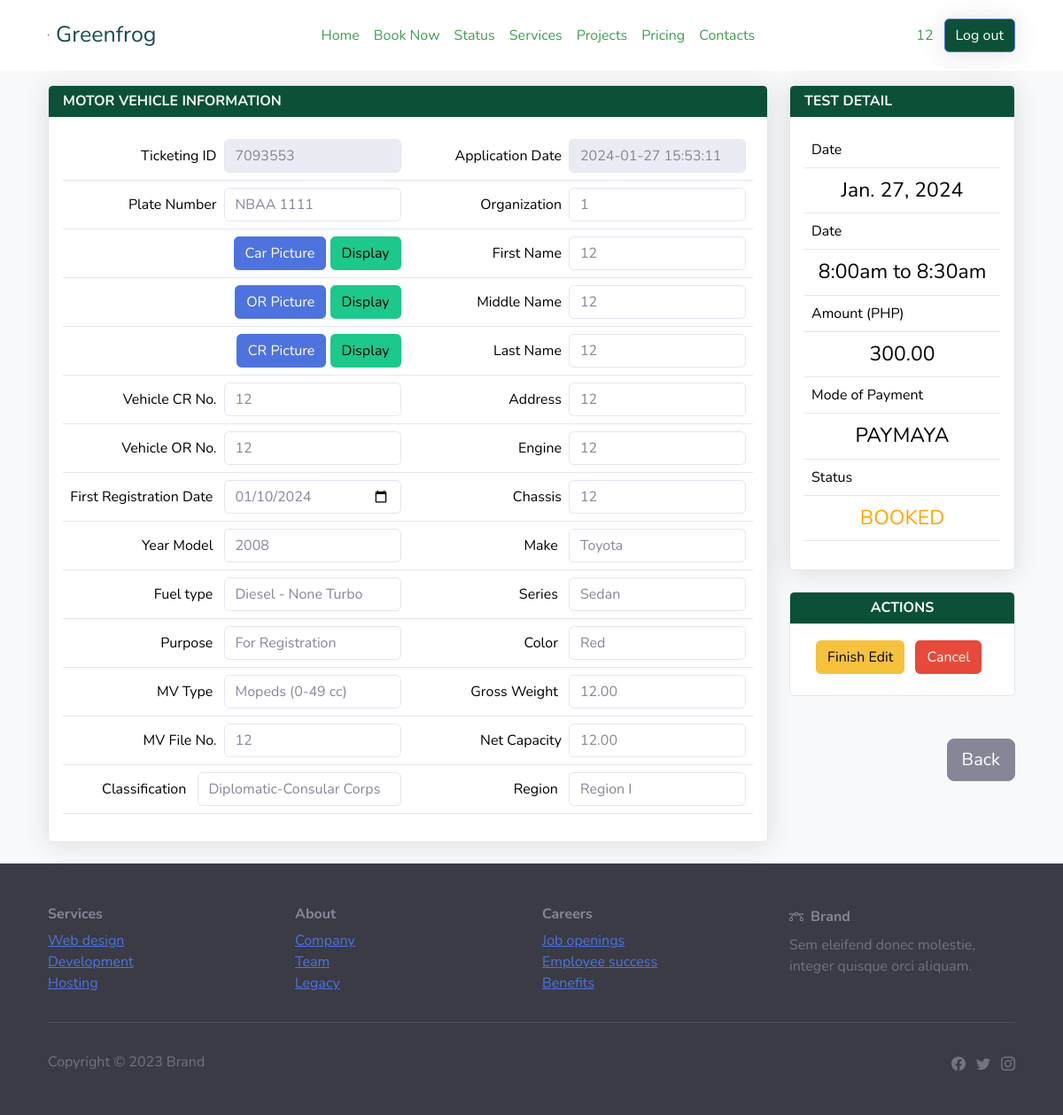
/edit-booking.php?id=1 (signed in), run on the app's committed database.
### tables this page shows
CREATE TABLE `car_emission` (
  `id` int(11) NOT NULL,
  `event_id` int(11) NOT NULL,
  `user_id` int(11) NOT NULL,
  `plate_number` varchar(20) NOT NULL,
  `customer_email` varchar(255) NOT NULL,
  `customer_first_name` varchar(255) NOT NULL,
  `customer_middle_name` varchar(255) DEFAULT NULL,
  `customer_last_name` varchar(255) NOT NULL,
  `address` varchar(255) DEFAULT NULL,
  `status` varchar(20) NOT NULL,
  `app_date` datetime DEFAULT NULL,
  `vehicle_cr_no` varchar(50) DEFAULT NULL,
  `vehicle_or_no` varchar(50) DEFAULT NULL,
  `first_reg_date` date DEFAULT NULL,
  `year_model` varchar(10) DEFAULT NULL,
  `fuel_type` varchar(50) DEFAULT NULL,
  `purpose` varchar(50) DEFAULT NULL,
  `mv_type` varchar(50) DEFAULT NULL,
  `region` varchar(50) DEFAULT NULL,
  `mv_file_no` varchar(50) DEFAULT NULL,
  `classification` varchar(50) DEFAULT NULL,
  `payment_date` datetime DEFAULT NULL,
  `petc_or` varchar(50) DEFAULT NULL,
  `amount` decimal(10,2) DEFAULT NULL,
  `organization` varchar(100) DEFAULT NULL,
  `engine` varchar(50) DEFAULT NULL,
  `chassis` varchar(50) DEFAULT NULL,
  `make` varchar(50) DEFAULT NULL,
  `series` varchar(50) DEFAULT NULL,
  `color` varchar(50) DEFAULT NULL,
  `gross_weight` decimal(10,2) DEFAULT NULL,
  `net_capacity` decimal(10,2) DEFAULT NULL,
  `cec_number` varchar(50) DEFAULT NULL,
  `mvect_operator` varchar(50) DEFAULT NULL,
  `car_picture` varchar(255) NOT NULL,
  `paymentMethod` varchar(50) NOT NULL,
  `paymentStatus` varchar(50) NOT NULL,
  `ticketing_id` varchar(20) NOT NULL,
  `reference_number` varchar(50) DEFAULT NULL,
  `date_tested` datetime DEFAULT NULL,
  `smurf_admin_id` int(11) DEFAULT NULL,
  `payAmount1` varchar(250) DEFAULT NULL,
  `receipt1` varchar(255) DEFAULT NULL,
  `reference1` varchar(50) DEFAULT NULL,
  `paymentlock1` int(11) NOT NULL DEFAULT 0
);

CREATE TABLE `schedule_list` (
  `id` int(30) NOT NULL,
  `title` text NOT NULL,
  `description` text NOT NULL,
  `qty_of_person` int(23) NOT NULL,
  `reserve_count` int(23) NOT NULL DEFAULT 0,
  `price_3` decimal(10,2) NOT NULL DEFAULT 0.00,
  `price_2` decimal(10,2) NOT NULL,
  `price_1` decimal(10,2) NOT NULL DEFAULT 0.00,
  `start_datetime` datetime NOT NULL,
  `end_datetime` datetime DEFAULT NULL,
  `availability` varchar(10) NOT NULL DEFAULT 'available'
);

### edit-booking.php (the view, shortened to what the rows shown need)
<?php
include("connect/connection.php");
if (isset($_GET['id'])) {
    $bookingId = $_GET['id'];
    $bookingQuery = $connect->prepare("SELECT ce.*, sl.price_1, sl.price_2, sl.price_3 FROM car_emission ce
                                      INNER JOIN schedule_list sl ON ce.event_id = sl.id
                                      WHERE ce.id = ?");
    $bookingQuery->bind_param("i", $bookingId);
    $bookingQuery->execute();
    $bookingResult = $bookingQuery->get_result();
    $bookingDetails = $bookingResult->fetch_assoc();
     $event_id = $bookingDetails['event_id'];
     $scheduleQuery = $connect->prepare("SELECT * FROM schedule_list WHERE id = ?");
     $scheduleQuery->bind_param("i", $event_id);
     $scheduleQuery->execute();
     $scheduleResult = $scheduleQuery->get_result();
     $scheduleDetails = $scheduleResult->fetch_assoc();
     $userName = $bookingDetails['customer_first_name'];
} else {
    header('Location: schedule-status.php');
    exit();
}
?>
<!DOCTYPE html>
<html data-bs-theme="light" lang="en">
<head>
    <link rel="stylesheet" href="admin/assets/bootstrap/css/bootstrap.min.css">
</head>
<body style=" background-color: #f8f9fa;">
  <?php include 'partials/nav.php'?>
    <div class="container mt-3">
                    <form    method="POST"  name="bookingForm">
                    <div class="row">
                    <div class="col-12 col-md-8 col-lg-9 mx-auto">
    <div class="card shadow mb-4">
                                <div class="card-body">
                                    <div class="table-responsive">
                                        <table class="table">
                                            <tbody>
                                                <tr>
   <td class="text-end" style="vertical-align: middle;">Ticketing ID<input id="ticketingId" class="form-control" style="max-width: 200px; display: inline-block; margin-left: 8px;" value="<?php echo $bookingDetails['ticketing_id']; ?>" type="text" readonly disabled></td>
   <td class="text-end" style="vertical-align: middle;">Application Date<input id="appDate" class="form-control" style="max-width: 200px; display: inline-block; margin-left: 8px;" value="<?php echo $bookingDetails['app_date']; ?>" type="text" readonly disabled></td>
   </tr>
                                            <tr>
                                            <td class="text-end" type="text" style="width: 200px;">Plate Number<input id="plateNumber" class="form-control" style="max-width: 200px; display: inline-block; margin-left: 8px;"  value="<?php echo $bookingDetails['plate_number']; ?>"  ></td>
                                                    <td class="text-end" style="width: 200px;">Organization<input id="organizationInput" type="text" class="form-control" style="max-width: 200px; display: inline-block; margin-left: 8px;" value="<?php echo $bookingDetails['organization']; ?>" ></td>
                                                </tr>
                                               <tr>
                                                    <td class="text-end">First Name<input id="firstnameInput" type="text" class="form-control" style="max-width: 200px; display: inline-block; margin-left: 8px;" value="<?php echo $bookingDetails['customer_first_name']; ?>" ></td>
                                                </tr>
                                                <tr>
                <td class="text-end" style="width: 200px;">Middle Name<input id="middleNameInput" type="text" class="form-control" style="max-width: 200px; display: inline-block; margin-left: 8px;" value="<?php echo $bookingDetails['customer_middle_name']; ?>"  ></td>
                                                <tr>
                                                    <td class="text-end" style="width: 200px;">Last Name<input id="lastNameInput" type="text" class="form-control" style="max-width: 200px; display: inline-block; margin-left: 8px;" value="<?php echo $bookingDetails['customer_last_name']; ?>" ></td>
                                                </tr>
                                                <tr>
                                                <td class="text-end" style="vertical-align: middle;">Vehicle CR No.<input id="vehicleCrInput" type="text" class="form-control" style="max-width: 200px; display: inline-block; margin-left: 8px;" value="<?php echo $bookingDetails['vehicle_cr_no']; ?>"  ></td>
                                                <td class="text-end" style="width: 200px;">Address<input id="addressInput" type="text" class="form-control" style="max-width: 200px; display: inline-block; margin-left: 8px;" value="<?php echo $bookingDetails['address']; ?>"  ></td>
                                                </tr>
                                                <tr>
                                                <td style="text-align: right;">Vehicle OR No.<input id="vehicleOrInput" type="text"  class="form-control" style="max-width: 200px; display: inline-block; margin-left: 8px;" value="<?php echo $bookingDetails['vehicle_or_no']; ?>" ></td>
                                                <td class="text-end">Engine<input id="engineInput" class="form-control" type="text" style="max-width: 200px; display: inline-block; margin-left: 8px;" value="<?php echo $bookingDetails['engine']; ?>"  ></td>
                                                </tr>
                                                <tr>
                                                <td class="text-end">First Registration Date
                                                <input id="firstRegInput" type="date" class="form-control" style="max-width: 200px; display: inline-block; margin-left: 8px;" value="<?php echo $bookingDetails['first_reg_date']; ?>" >
    </td>
    <td style="text-align: right;">Chassis<input type="text" id="chassisInput" class="form-control" style="max-width: 200px; display: inline-block; margin-left: 8px;" value="<?php echo $bookingDetails['chassis']; ?>"  ></td>
                                                </tr>
                                                <tr>
                                                    <td class="text-end">Fuel type
                                                    <select name="fuelTypeInput" id="fuelTypeInput" type="text" class="form-control" style="max-width: 200px; display: inline-block; margin-left: 8px;" value="<?php echo $bookingDetails['fuel_type']; ?>" >
                        <?php
                    $fuelTypes = array("Gasoline", "LPG", "Diesel - None Turbo", "Turbo Diesel");
                    foreach ($fuelTypes as $fuelType) {
                        $selected = ($fuelType === $bookingDetails['fuel_type']) ? 'selected' : '';
                        echo '<option value="' . $fuelType . '" ' . $selected . '>' . $fuelType . '</option>';
                    }
                    ?>
                                                    </select>
                                                    </td>
                                                </tr>
                                                <tr>
                                                    <td class="text-end">MV Type
                                                    <td class="text-end">
    Gross Weight
    <input id="grossWeightInput" type="text" class="form-control" style="max-width: 200px; display: inline-block; margin-left: 8px;" value="<?php echo $bookingDetails['gross_weight']; ?>" >
</td>
                                                </tr>
                                                <tr>
                                                   <td class="text-end">MV File No.<input id="mvFileInput" type="text"class="form-control" style="max-width: 200px; display: inline-block; margin-left: 8px;" value="<?php echo $bookingDetails['mv_file_no']; ?>" ></td>
                                                    <td class="text-end">Net Capacity<input id="netCapacityInput" class="form-control" style="max-width: 200px; display: inline-block; margin-left: 8px;" value="<?php echo $bookingDetails['net_capacity']; ?>" ></td>
                                                </tr>
                                            </tbody>
                                        </table>
                                    </div>
                                </div>
                            </div>
                        </div>
                        <div class="col-lg-3">
                        <div class="">
                       <div class="card shadow mb-4">
    <div class="card-body">
        <div class="table-responsive">
            <table class="table">
                <tbody>
                <tr>
                        <th><span style="font-weight: normal !important;">Date</span></th>
                    </tr>
                    <tr>
                       <td class="text-center" style="font-size: 23px;"><?php echo date('M. j, Y', strtotime( $scheduleDetails['start_datetime'])); ?></td>
                    </tr>
                <tr>
                        <th><span style="font-weight: normal !important;">Date</span></th>
                    </tr>
                    <tr>
                       <td class="text-center" style="font-size: 23px;"><?php echo date('g:ia', strtotime( $scheduleDetails['start_datetime'])) . ' to ' . date('g:ia', strtotime( $scheduleDetails['end_datetime'])); ?></td>
                    </tr>
                <tr>
                        <th><span style="font-weight: normal !important;">Amount (PHP)</span></th>
                    </tr>
                    <tr>
                        <td id ="amountValue" class="text-center" style="color: ;font-size: 23px;" ><?php echo $bookingDetails['amount']; ?></td>
                    </tr>
                    <tr>
    <th><span style="font-weight: normal !important;">Mode of Payment</span></th>
</tr>
<tr>
<td class="text-center" style="font-size: 23px;"><?php echo strtoupper($bookingDetails['paymentMethod']); ?></td>
</tr>
<tr>
    <th><span style="font-weight: normal !important;">Status</span></th>
</tr>
<tr>
<td class="text-center" style="font-size: 23px; color:orange;"><?php echo strtoupper($bookingDetails['status']); ?></td>
</tr>
                </tbody>
            </table>
        </div>
    </div>
</div>
                      </div>
                </div>
            </div>
        </form>
        </div>
</body>
</html>

### partials/nav.php (shortened to what the rows shown need)
<nav class="navbar navbar-expand-md sticky-top py-3 navbar-dark" id="mainNav" style="background: rgb(255,255,255);">
        <div class="container">
            <div class="collapse navbar-collapse" id="navcol-1">
                <ul class="navbar-nav mx-auto">
                    <li class="nav-item"><a class="nav-link" href="home.php" style="color: rgb(65,157,85);">Home</a></li>
                    <li class="nav-item"><a class="nav-link" href="book-now.php"><span style="color: rgb(65, 157, 85);">Book Now</span></a></li>
                    <li class="nav-item"><a class="nav-link" href="schedule-status.php"><span style="color: rgb(65, 157, 85);">Status</span></a></li>
                    <li class="nav-item" style="color: rgb(65,157,85);"><a class="nav-link" href="services.php" style="color: rgb(65,157,85);">Services</a></li>
                    <li class="nav-item" style="color: rgb(65,157,85);"><a class="nav-link" href="projects.php" style="color: rgb(65,157,85);">Projects</a></li>
                    <li class="nav-item" style="color: rgb(65,157,85);"><a class="nav-link" href="pricing.php" style="color: rgb(65,157,85);">Pricing</a></li>
                    <li class="nav-item" style="color: rgb(65,157,85);"><a class="nav-link" href="contacts.php" style="color: rgb(65,157,85);">Contacts</a></li>
                </ul> <a class="btn btn-primary" role="button" style="background: rgba(255,255,255,0);color: #419d55;border-style: none;" href="account.php"><?php echo $userName?></a><a class="btn btn-primary shadow" role="button" href="logout.php" style="background: var(--bs-success-text-emphasis);">Log out</a>
            </div>
        </div>
    </nav>

### data on the page
car_emission: customer_first_name "12", ticketing "7093553", app_date "2024-01-27 15:53:11", plate_number "NBAA 1111", organization "1", customer_middle_name "12", customer_last_name "12", vehicle_cr_no "12", address "12", vehicle_or_no "12", engine "12", first_reg_date "01/10/2024", chassis "12", fuelTypeInput "Diesel - None Turbo", gross_weight "12.00", mv_file_no "12", net_capacity "12.00", amount "300.00", paymentMethod "PAYMAYA", status "BOOKED"
schedule_list: start_datetime "Jan. 27, 2024", start_datetime "8:00am", end_datetime "8:30am"

### other printed values
form field value "2008"
form field makeInput "Toyota"
form field seriesInput "Sedan"
form field purposeInput "For Registration"
form field colorInput "Red"
form field mvTypeInput "Mopeds (0-49 cc)"
form field classification "Diplomatic-Consular Corps"
form field region "Region I"
